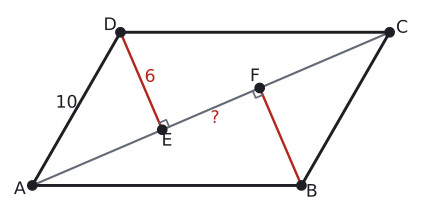

This figure's Python source:
import sys; sys.path.insert(0, "tools")
from cizim import *

P = lambda x, y: np.array([float(x), float(y)])
uz = lambda U, V: round(float(np.linalg.norm(U - V)), 4)
def acisi(K, U, V):
    u, v = U - K, V - K
    return round(float(np.degrees(np.arccos(np.dot(u, v) / np.linalg.norm(u) / np.linalg.norm(v)))), 3)
def birim(U, V):
    t = (V - U) / np.linalg.norm(V - U); return t, np.array([-t[1], t[0]])
def dondur(Q, derece):
    a = np.radians(derece); return P(Q[0] * np.cos(a) - Q[1] * np.sin(a), Q[0] * np.sin(a) + Q[1] * np.cos(a))
def ayak(Q, U, V):
    t, _ = birim(U, V); return U + np.dot(Q - U, t) * t
def paralel_isareti(U, V, n=1, f=0.5):
    t, _ = birim(U, V)
    for i in range(n):
        M = U + f * (V - U) + (i - (n - 1) / 2) * 0.32 * S * t
        ax.annotate("", xy=M + 0.22 * S * t, xytext=M - 0.22 * S * t, arrowprops=dict(arrowstyle="-|>", color=SOLUK, lw=1.3, mutation_scale=13))
def cetik(U, V, n=1, renk=SOLUK, f=0.5):
    M = U + f * (V - U); t, m = birim(U, V)
    for i in range(n):
        c = M + (i - (n - 1) / 2) * 0.2 * S * t
        ax.plot(*zip(c - 0.22 * S * m, c + 0.22 * S * m), color=renk, lw=1.5)
def olcu(U, V, metin, d=0.5, renk=YAZI, fs=13, f=0.5):
    """[UV] üzerinde f oranındaki noktaya, U->V yönünün soluna d*S uzağa yazı (d < 0: sağına)."""
    M = U + f * (V - U); _, m = birim(U, V)
    ax.text(*(M + d * S * m), metin, ha="center", va="center", color=renk, fontsize=fs)
def dik_isareti(K, U, V, r=0.4):
    a_ = (U - K) / np.linalg.norm(U - K) * r * S; b_ = (V - K) / np.linalg.norm(V - K) * r * S
    ax.plot(*zip(K + a_, K + a_ + b_, K + b_), color=SOLUK, lw=1.3)
def harf(Q, metin, dx, dy, renk=YAZI, fs=13):
    ax.text(Q[0] + dx * S, Q[1] + dy * S, metin, ha="center", va="center", color=renk, fontsize=fs)
def cizgi(U, V, renk=YAZI, lw=2.2, ls="-"):
    ax.plot(*zip(U, V), color=renk, lw=lw, ls=ls)
def boya(noktalar, renk):
    ax.add_patch(patches.Polygon(noktalar, closed=True, facecolor=renk, edgecolor="none"))
def yay(K, U, V, r=0.8, renk=MAVI, n=1):
    for i in range(n): aci(ax, K, U, V, r=(r + 0.18 * i) * S, renk=renk)
def yay_yazi(K, U, V, metin, d=1.4, renk=MAVI, fs=12):
    """K köşesindeki U-K-V açısının ortasından d*S uzağa yazı."""
    u = (U - K) / np.linalg.norm(U - K); v = (V - K) / np.linalg.norm(V - K); o = (u + v) / np.linalg.norm(u + v)
    ax.text(*(K + d * S * o), metin, ha="center", va="center", color=renk, fontsize=fs)
def basla(xmin, xmax, ymin, ymax, en=5.5):
    global fig, ax
    fig, ax = sekil(en, en * (ymax - ymin) / (xmax - xmin))
    ax.set_aspect("equal"); ax.axis("off"); ax.set_xlim(xmin, xmax); ax.set_ylim(ymin, ymax)
def dortgen(A, B, C, D, dolgu=None):
    if dolgu: boya([A, B, C, D], dolgu)
    ax.plot(*zip(A, B, C, D, A), color=YAZI)
    for Q in (A, B, C, D): nokta(ax, *Q, "")
def koseler(A, B, C, D, d=0.55):
    O = (A + B + C + D) / 4
    for Q, ad in ((A, "A"), (B, "B"), (C, "C"), (D, "D")):
        y = (Q - O) / np.linalg.norm(Q - O); harf(Q, ad, d * y[0] * 1.3, d * y[1])
def pk(AB, AD, derece):
    """A orijinde, [AB] yatay; ABCD paralelkenarının köşeleri."""
    a = np.radians(derece); A, B = P(0, 0), P(AB, 0); D = P(AD * np.cos(a), AD * np.sin(a)); return A, B, B + D, D
def cerceve(noktalar, kenar=1.2):
    xs = [q[0] for q in noktalar]; ys = [q[1] for q in noktalar]
    return min(xs) - kenar * S, max(xs) + kenar * S, min(ys) - kenar * S, max(ys) + kenar * S

# Soru 4: AC ekseninde A(0, 0), C(22, 0), D(8, 6), B(14, −6); [AB] yatay olacak biçimde döndürülür.
# |AD| = 10, |DE| = 6 -> |AE| = 8; |FC| = 8; |EF| = 22 − 16 = 6.
A0, C0, D0, B0 = P(0, 0), P(22, 0), P(8, 6), P(14, -6)
t = -np.degrees(np.arctan2(B0[1], B0[0]))
A, B, C, D = (dondur(Q, t) for Q in (A0, B0, C0, D0))
E, F = ayak(D, A, C), ayak(B, A, C)
S = 15 / 14
print("AD", uz(A, D), "DE", uz(D, E), "AE", uz(A, E), "EF", uz(E, F), "FC", uz(F, C), "AC", uz(A, C))
basla(*cerceve([A, B, C, D], 1.3))
dortgen(A, B, C, D); koseler(A, B, C, D)
cizgi(A, C, SOLUK, 1.6); cizgi(D, E, KIRMIZI, 1.8); cizgi(B, F, KIRMIZI, 1.8)
dik_isareti(E, D, C, 0.4); dik_isareti(F, B, A, 0.4)
for Q, ad, dx, dy in ((E, "E", 0.25, -0.6), (F, "F", -0.25, 0.6)): nokta(ax, *Q, ""); harf(Q, ad, dx, dy)
olcu(A, D, "10", 0.6); olcu(D, E, "6", 0.5, KIRMIZI); olcu(E, F, "?", -0.55, KIRMIZI)
kaydet(fig, __file__)
